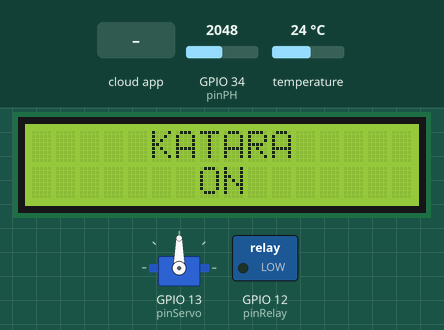
The sketch below on a simulated ESP32. On the bench: servo, 16×2 character LCD, switched loads named in the sketch (green lamp = pin HIGH). The inputs (shaded band) are chosen by the test bench; at power-on: temperature 24 °C, GPIO 34 (pinPH) = 2048. WiFi joins after 1.5 s; servers stay silent unless stated; the Firebase database answers and starts empty; what the sketch prints to the serial monitor is not drawn.

Above: at 1.6 s.
3.9 s: the phone or cloud app sets SERVO_STATUS to 1
6.8 s: the phone or cloud app sets RELAY_STATUS to 1
At 9.5 s:
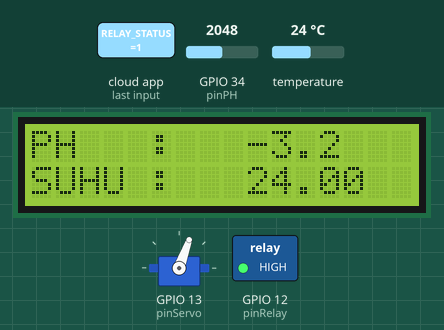
9.8 s: the phone or cloud app sets RELAY_STATUS to 0
At 11.9 s:
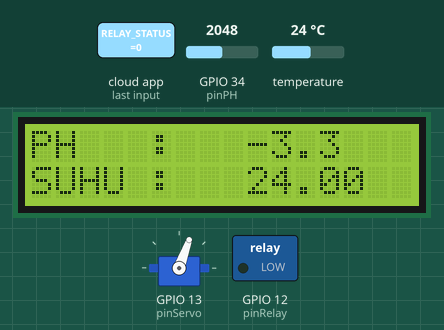
12.4 s: temperature set to 12 °C
At 14.4 s:
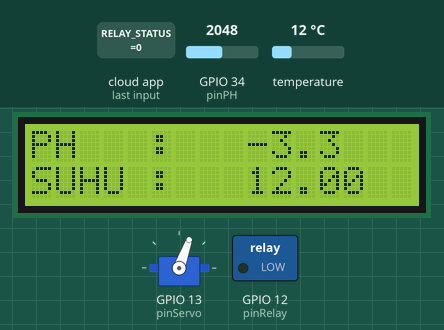
14.5 s: GPIO 34 (pinPH) set to 2866
At 17.3 s:
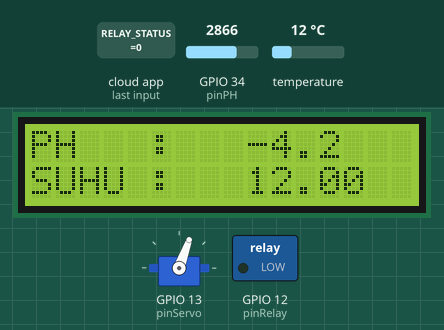
17.4 s: the phone or cloud app sets RELAY_STATUS to 1
At 20.7 s:
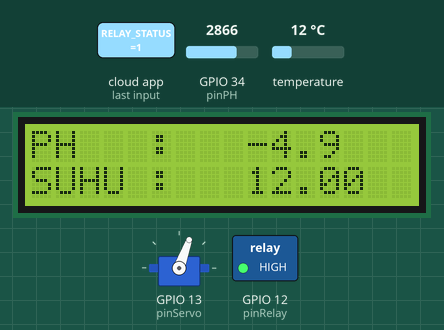
Timing chart, 0 to 23.7 s (numbered marks = the images above; inputs shaded):
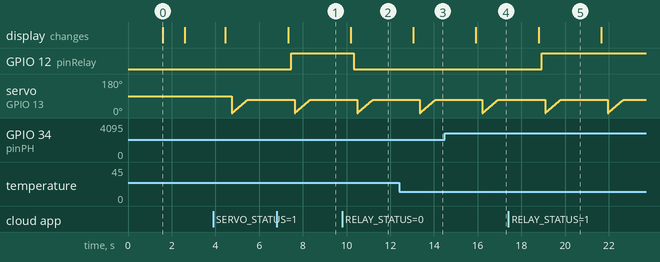

Measured:
- after the input at 6.8 s, GPIO 12 (pinRelay): LOW → HIGH after 0.67 s
- after the input at 9.8 s, GPIO 12 (pinRelay): HIGH → LOW after 0.54 s
- after the input at 12.4 s, the display: changes after 0.65 s (image 3)
- after the input at 14.5 s, the display: changes after 1.4 s (image 4)
- after the input at 17.4 s, GPIO 12 (pinRelay): LOW → HIGH after 1.5 s
- by itself, servo on GPIO 13 (pinServo): ramps from 0° to 70° and jumps back, once every 2.9 s
- what the display in image 0 shows lasts 1.0 s, from 1.6 s to 2.6 s

The sketch:

E_Lele_Sketch.ino
```cpp
//==================INCLUDE LIBRARY===================
#include <WiFi.h>
#include <FirebaseESP32.h>
#include <LiquidCrystal_I2C.h>
#include <OneWire.h>
#include <Wire.h>
#include <DallasTemperature.h>
#include <ESP32Servo.h>
#include <Arduino.h>
//==================INITIALIZE PIN=====================
#define pinServo 13
#define pinRelay 12
#define pinPH 34
const int oneWireBus = 14;
//====================================================
#define FIREBASE_HOST "katara-84403-default-rtdb.firebaseio.com" //Without http:// or https:// schemes
#define FIREBASE_AUTH "WVWkZRARrNIxsz7ZuCKuB1e760hxeZntSmOjemZM"
#define WIFI_SSID "ITS1"
#define WIFI_PASSWORD "12345678"
//=============INIITIALIZE CLASS VARIABLE=============
Servo myservo;
OneWire oneWire(oneWireBus);
DallasTemperature sensors(&oneWire);
LiquidCrystal_I2C lcd(0x27, 16, 2);
FirebaseData firebaseData;
//================INITIALIZE VARIABLE==================
//float coba1, coba2;
long previousMillis = 0;
unsigned long interval = 100;
int pos = 0;
// kalman variables
float varVolt = 0.051364211;  // variance determined using excel and reading samples of raw sensor data
float varProcess = 1e-6;
float Pc = 0.0;
float G = 0.0;
float P = 1.0;
float Xp = 0.0;
float Zp = 0.0;
float Xe = 0.0;

float phValue;
char PH[10];
float temperatureC;
char valueTemperature[10];
//===================END INITIALIZE====================

void setup() {
  ESP32PWM::allocateTimer(0);
  ESP32PWM::allocateTimer(1);
  ESP32PWM::allocateTimer(2);
  ESP32PWM::allocateTimer(3);
  myservo.setPeriodHertz(50); // standard 50 hz servo
  myservo.attach(pinServo, 1000, 4000); // Max bit resolution ADC 4096

  Serial.begin(115200);

  WiFi.begin(WIFI_SSID, WIFI_PASSWORD);
  Serial.print("Connecting to Wi-Fi");
  while (WiFi.status() != WL_CONNECTED)
  {
    unsigned long currentMillis = millis();
    if (currentMillis - previousMillis > 300) {
      Serial.print(".");
      previousMillis = currentMillis;
    }
  }
  Serial.println();
  Serial.print("Connected with IP: ");
  Serial.println(WiFi.localIP());
  Serial.println();

  Firebase.begin(FIREBASE_HOST, FIREBASE_AUTH);
  Firebase.reconnectWiFi(true);
  sensors.begin();
  pinMode(pinRelay, OUTPUT);
  lcd.init();
  lcd.backlight();

  lcd.setCursor(0, 0);
  lcd.print("     KATARA");
  lcd.setCursor(0, 1);
  lcd.print("       ON");
  delay(1000);
  lcd.clear();
}

void phSensor() {
  int sensorVal = analogRead(pinPH);
  float volt = sensorVal * 5.0 / 4096;
  // kalman process
  Pc = P + varProcess;
  G = Pc / (Pc + varVolt);  // kalman gain
  P = (1 - G) * Pc;
  Xp = Xe;
  Zp = Xp;
  Xe = G * (volt - Zp) + Xp; // the kalman estimate of the sensor voltage

  unsigned long currentMillis = millis();

  if (currentMillis - previousMillis > interval) {
    // save the last time you blinked the LED
    previousMillis = currentMillis;
    phValue = -4.6786 * Xe + 8.3291;
    Serial.println(phValue, 1);
  }
}

void forwardServo(int Fangle, int FspeedTime) {
  for (pos = 0; pos <= Fangle; pos += 1) {
    myservo.write(pos);
    delay(FspeedTime);
  }
}

void reverseServo(int Rangle, int RspeedTime) {
  for (pos = Rangle; pos >= 0; pos -= 1) {
    myservo.write(pos);
    delay(RspeedTime);
  }
}

void printTemperature() {
  sensors.requestTemperatures();
  temperatureC = sensors.getTempCByIndex(0);
  Serial.print(temperatureC);
  Serial.println("ºC");
}

void relayMode(bool onOff) {
  if (onOff == 1) {
    digitalWrite(pinRelay, HIGH);
  }
  else if (onOff == 0) {
    digitalWrite(pinRelay, LOW);
  }
}

void lcdShow() {
  phSensor();
  printTemperature();
  sprintf(PH, "%.1f", phValue);
  sprintf(valueTemperature, "%.2f", temperatureC);

  lcd.setCursor(0, 0); lcd.print("PH   :   "); lcd.print(PH);
  lcd.setCursor(0, 1); lcd.print("SUHU :   "); lcd.print(valueTemperature);
}

void updateFirebase() {
  printTemperature();
  phSensor();

  Firebase.setFloat(firebaseData, "/Sensor%20PH", phValue);
  Firebase.setFloat(firebaseData, "/Sensor%20Suhu", temperatureC);
}

void loop() {
    unsigned long currentMillis = millis();
    if (currentMillis - previousMillis > 100) {
      updateFirebase();
      lcdShow();
      previousMillis = currentMillis;
    }

    if (Firebase.getInt(firebaseData, "/RELAY_STATUS")) {
      if (firebaseData.dataType() == "int") {
        //Serial.println(firebaseData.intData());
        if (firebaseData.intData() == 0) {
          Serial.println("Relay OFF");
          relayMode(0);
        }
        else {
          Serial.println(firebaseData.intData());
          relayMode(1);
        }
      }
    }

    if (Firebase.getInt(firebaseData, "/SERVO_STATUS")) {
      if (firebaseData.dataType() == "int") {
        if (firebaseData.intData() == 1) {
          unsigned long currentMillis = millis();
          if (currentMillis - previousMillis > 500) {
            Serial.println("BUKA SERVO");
            forwardServo(70, 10);
            previousMillis = currentMillis;
          }
        }
        else {
          unsigned long currentMillis = millis();
          if (currentMillis - previousMillis > 500) {
            Serial.println("TUTUP SERVO");
            reverseServo(10, 100);
            Serial.println(firebaseData.intData());
            previousMillis = currentMillis;
          }
        }
      }
    }
}
```
